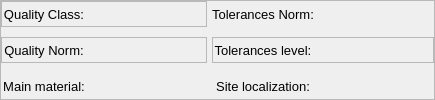
                   <widget class="QFrame" name="internalGrid">
                    <property name="frameShape">
                     <enum>QFrame::StyledPanel</enum>
                    </property>
                    <property name="frameShadow">
                     <enum>QFrame::Raised</enum>
                    </property>
                    <layout class="QGridLayout" name="gridLayout_5">
                     <property name="leftMargin">
                      <number>0</number>
                     </property>
                     <property name="topMargin">
                      <number>0</number>
                     </property>
                     <property name="rightMargin">
                      <number>0</number>
                     </property>
                     <property name="bottomMargin">
                      <number>0</number>
                     </property>
                     <property name="horizontalSpacing">
                      <number>5</number>
                     </property>
                     <property name="verticalSpacing">
                      <number>10</number>
                     </property>
                     <item row="1" column="1">
                      <widget class="QFrame" name="frame_63">
                       <property name="minimumSize">
                        <size>
                         <width>0</width>
                         <height>0</height>
                        </size>
                       </property>
                       <layout class="QHBoxLayout" name="horizontalLayout_26">
                        <property name="spacing">
                         <number>0</number>
                        </property>
                        <property name="leftMargin">
                         <number>0</number>
                        </property>
                        <property name="topMargin">
                         <number>0</number>
                        </property>
                        <property name="rightMargin">
                         <number>0</number>
                        </property>
                        <property name="bottomMargin">
                         <number>0</number>
                        </property>
                        <item>
                         <widget class="QLabel" name="label_64">
                          <property name="sizePolicy">
                           <sizepolicy hsizetype="Preferred" vsizetype="Preferred">
                            <horstretch>0</horstretch>
                            <verstretch>0</verstretch>
                           </sizepolicy>
                          </property>
                          <property name="minimumSize">
                           <size>
                            <width>0</width>
                            <height>0</height>
                           </size>
                          </property>
                          <property name="font">
                           <font>
                            <family>Arial</family>
                            <pointsize>10</pointsize>
                            <weight>50</weight>
                            <italic>false</italic>
                            <bold>false</bold>
                           </font>
                          </property>
                          <property name="text">
                           <string>Tolerances Norm:</string>
                          </property>
                          <property name="alignment">
                           <set>Qt::AlignCenter</set>
                          </property>
                          <property name="indent">
                           <number>10</number>
                          </property>
                         </widget>
                        </item>
                        <item>
                         <widget class="QLabel" name="subConstructTolerancesNormLbl">
                          <property name="minimumSize">
                           <size>
                            <width>120</width>
                            <height>0</height>
                           </size>
                          </property>
                          <property name="font">
                           <font>
                            <pointsize>10</pointsize>
                            <italic>true</italic>
                           </font>
                          </property>
                          <property name="text">
                           <string/>
                          </property>
                          <property name="alignment">
                           <set>Qt::AlignCenter</set>
                          </property>
                          <property name="indent">
                           <number>10</number>
                          </property>
                         </widget>
                        </item>
                       </layout>
                      </widget>
                     </item>
                     <item row="2" column="0">
                      <widget class="QFrame" name="frame_60">
                       <property name="minimumSize">
                        <size>
                         <width>0</width>
                         <height>0</height>
                        </size>
                       </property>
                       <property name="frameShape">
                        <enum>QFrame::StyledPanel</enum>
                       </property>
                       <property name="frameShadow">
                        <enum>QFrame::Raised</enum>
                       </property>
                       <layout class="QHBoxLayout" name="horizontalLayout_23">
                        <property name="spacing">
                         <number>0</number>
                        </property>
                        <property name="leftMargin">
                         <number>0</number>
                        </property>
                        <property name="topMargin">
                         <number>0</number>
                        </property>
                        <property name="rightMargin">
                         <number>0</number>
                        </property>
                        <property name="bottomMargin">
                         <number>0</number>
                        </property>
                        <item>
                         <widget class="QLabel" name="label_60">
                          <property name="sizePolicy">
                           <sizepolicy hsizetype="Preferred" vsizetype="Preferred">
                            <horstretch>0</horstretch>
                            <verstretch>0</verstretch>
                           </sizepolicy>
                          </property>
                          <property name="minimumSize">
                           <size>
                            <width>0</width>
                            <height>0</height>
                           </size>
                          </property>
                          <property name="font">
                           <font>
                            <family>Arial</family>
                            <pointsize>10</pointsize>
                            <weight>50</weight>
                            <italic>false</italic>
                            <bold>false</bold>
                           </font>
                          </property>
                          <property name="text">
                           <string>Quality Norm:</string>
                          </property>
                          <property name="alignment">
                           <set>Qt::AlignCenter</set>
                          </property>
                          <property name="indent">
                           <number>10</number>
                          </property>
                         </widget>
                        </item>
                        <item>
                         <widget class="QLabel" name="subConstructQualityNormLbl">
                          <property name="sizePolicy">
                           <sizepolicy hsizetype="Preferred" vsizetype="Preferred">
                            <horstretch>0</horstretch>
                            <verstretch>0</verstretch>
                           </sizepolicy>
                          </property>
                          <property name="minimumSize">
                           <size>
                            <width>120</width>
                            <height>0</height>
                           </size>
                          </property>
                          <property name="font">
                           <font>
                            <pointsize>10</pointsize>
                            <italic>true</italic>
                           </font>
                          </property>
                          <property name="text">
                           <string/>
                          </property>
                          <property name="alignment">
                           <set>Qt::AlignCenter</set>
                          </property>
                          <property name="indent">
                           <number>10</number>
                          </property>
                         </widget>
                        </item>
                       </layout>
                      </widget>
                     </item>
                     <item row="3" column="0">
                      <widget class="QFrame" name="frame_36">
                       <property name="sizePolicy">
                        <sizepolicy hsizetype="Expanding" vsizetype="Preferred">
                         <horstretch>0</horstretch>
                         <verstretch>0</verstretch>
                        </sizepolicy>
                       </property>
                       <layout class="QHBoxLayout" name="horizontalLayout_25">
                        <property name="spacing">
                         <number>0</number>
                        </property>
                        <property name="leftMargin">
                         <number>2</number>
                        </property>
                        <property name="topMargin">
                         <number>2</number>
                        </property>
                        <property name="rightMargin">
                         <number>2</number>
                        </property>
                        <property name="bottomMargin">
                         <number>2</number>
                        </property>
                        <item>
                         <widget class="QLabel" name="label_46">
                          <property name="sizePolicy">
                           <sizepolicy hsizetype="Preferred" vsizetype="Preferred">
                            <horstretch>0</horstretch>
                            <verstretch>0</verstretch>
                           </sizepolicy>
                          </property>
                          <property name="minimumSize">
                           <size>
                            <width>0</width>
                            <height>0</height>
                           </size>
                          </property>
                          <property name="font">
                           <font>
                            <family>Arial</family>
                            <pointsize>10</pointsize>
                            <weight>50</weight>
                            <italic>false</italic>
                            <bold>false</bold>
                           </font>
                          </property>
                          <property name="text">
                           <string>Main material:</string>
                          </property>
                          <property name="alignment">
                           <set>Qt::AlignCenter</set>
                          </property>
                          <property name="indent">
                           <number>10</number>
                          </property>
                         </widget>
                        </item>
                        <item>
                         <widget class="QLabel" name="subConstructMaterialLbl">
                          <property name="sizePolicy">
                           <sizepolicy hsizetype="Preferred" vsizetype="Preferred">
                            <horstretch>0</horstretch>
                            <verstretch>0</verstretch>
                           </sizepolicy>
                          </property>
                          <property name="minimumSize">
                           <size>
                            <width>120</width>
                            <height>0</height>
                           </size>
                          </property>
                          <property name="font">
                           <font>
                            <family>Arial</family>
                            <pointsize>10</pointsize>
                            <weight>50</weight>
                            <italic>true</italic>
                            <bold>false</bold>
                           </font>
                          </property>
                          <property name="text">
                           <string/>
                          </property>
                          <property name="alignment">
                           <set>Qt::AlignCenter</set>
                          </property>
                          <property name="indent">
                           <number>10</number>
                          </property>
                         </widget>
                        </item>
                       </layout>
                      </widget>
                     </item>
                     <item row="2" column="1">
                      <widget class="QFrame" name="frame_64">
                       <property name="minimumSize">
                        <size>
                         <width>0</width>
                         <height>0</height>
                        </size>
                       </property>
                       <property name="frameShape">
                        <enum>QFrame::StyledPanel</enum>
                       </property>
                       <property name="frameShadow">
                        <enum>QFrame::Raised</enum>
                       </property>
                       <layout class="QHBoxLayout" name="horizontalLayout_27">
                        <property name="spacing">
                         <number>0</number>
                        </property>
                        <property name="leftMargin">
                         <number>0</number>
                        </property>
                        <property name="topMargin">
                         <number>0</number>
                        </property>
                        <property name="rightMargin">
                         <number>0</number>
                        </property>
                        <property name="bottomMargin">
                         <number>0</number>
                        </property>
                        <item>
                         <widget class="QLabel" name="label_66">
                          <property name="sizePolicy">
                           <sizepolicy hsizetype="Preferred" vsizetype="Preferred">
                            <horstretch>0</horstretch>
                            <verstretch>0</verstretch>
                           </sizepolicy>
                          </property>
                          <property name="minimumSize">
                           <size>
                            <width>0</width>
                            <height>0</height>
                           </size>
                          </property>
                          <property name="font">
                           <font>
                            <family>Arial</family>
                            <pointsize>10</pointsize>
                            <weight>50</weight>
                            <italic>false</italic>
                            <bold>false</bold>
                           </font>
                          </property>
                          <property name="text">
                           <string>Tolerances level:</string>
                          </property>
                          <property name="alignment">
                           <set>Qt::AlignCenter</set>
                          </property>
                          <property name="indent">
                           <number>10</number>
                          </property>
                         </widget>
                        </item>
                        <item>
                         <widget class="QLabel" name="subConstructTolerancesLevelLbl">
                          <property name="minimumSize">
                           <size>
                            <width>120</width>
                            <height>0</height>
                           </size>
                          </property>
                          <property name="font">
                           <font>
                            <pointsize>10</pointsize>
                            <italic>true</italic>
                           </font>
                          </property>
                          <property name="text">
                           <string/>
                          </property>
                          <property name="alignment">
                           <set>Qt::AlignCenter</set>
                          </property>
                          <property name="indent">
                           <number>10</number>
                          </property>
                         </widget>
                        </item>
                       </layout>
                      </widget>
                     </item>
                     <item row="3" column="1">
                      <widget class="QFrame" name="frame_37">
                       <property name="sizePolicy">
                        <sizepolicy hsizetype="Expanding" vsizetype="Preferred">
                         <horstretch>0</horstretch>
                         <verstretch>0</verstretch>
                        </sizepolicy>
                       </property>
                       <layout class="QHBoxLayout" name="horizontalLayout_24">
                        <property name="spacing">
                         <number>0</number>
                        </property>
                        <property name="leftMargin">
                         <number>2</number>
                        </property>
                        <property name="topMargin">
                         <number>2</number>
                        </property>
                        <property name="rightMargin">
                         <number>2</number>
                        </property>
                        <property name="bottomMargin">
                         <number>2</number>
                        </property>
                        <item>
                         <widget class="QLabel" name="label_47">
                          <property name="sizePolicy">
                           <sizepolicy hsizetype="Preferred" vsizetype="Preferred">
                            <horstretch>0</horstretch>
                            <verstretch>0</verstretch>
                           </sizepolicy>
                          </property>
                          <property name="minimumSize">
                           <size>
                            <width>0</width>
                            <height>0</height>
                           </size>
                          </property>
                          <property name="font">
                           <font>
                            <family>Arial</family>
                            <pointsize>10</pointsize>
                            <weight>50</weight>
                            <italic>false</italic>
                            <bold>false</bold>
                           </font>
                          </property>
                          <property name="text">
                           <string>Site localization:</string>
                          </property>
                          <property name="textFormat">
                           <enum>Qt::AutoText</enum>
                          </property>
                          <property name="alignment">
                           <set>Qt::AlignCenter</set>
                          </property>
                          <property name="wordWrap">
                           <bool>false</bool>
                          </property>
                          <property name="indent">
                           <number>0</number>
                          </property>
                         </widget>
                        </item>
                        <item>
                         <widget class="QLabel" name="subConstructLocalizationLbl">
                          <property name="sizePolicy">
                           <sizepolicy hsizetype="Preferred" vsizetype="Preferred">
                            <horstretch>0</horstretch>
                            <verstretch>0</verstretch>
                           </sizepolicy>
                          </property>
                          <property name="minimumSize">
                           <size>
                            <width>120</width>
                            <height>0</height>
                           </size>
                          </property>
                          <property name="font">
                           <font>
                            <family>Arial</family>
                            <pointsize>10</pointsize>
                            <weight>50</weight>
                            <italic>true</italic>
                            <bold>false</bold>
                           </font>
                          </property>
                          <property name="text">
                           <string/>
                          </property>
                          <property name="alignment">
                           <set>Qt::AlignCenter</set>
                          </property>
                          <property name="indent">
                           <number>10</number>
                          </property>
                         </widget>
                        </item>
                       </layout>
                      </widget>
                     </item>
                     <item row="1" column="0">
                      <widget class="QFrame" name="frame_61">
                       <property name="minimumSize">
                        <size>
                         <width>0</width>
                         <height>0</height>
                        </size>
                       </property>
                       <property name="frameShape">
                        <enum>QFrame::StyledPanel</enum>
                       </property>
                       <property name="frameShadow">
                        <enum>QFrame::Raised</enum>
                       </property>
                       <layout class="QHBoxLayout" name="horizontalLayout_22">
                        <property name="spacing">
                         <number>0</number>
                        </property>
                        <property name="leftMargin">
                         <number>0</number>
                        </property>
                        <property name="topMargin">
                         <number>0</number>
                        </property>
                        <property name="rightMargin">
                         <number>0</number>
                        </property>
                        <property name="bottomMargin">
                         <number>0</number>
                        </property>
                        <item>
                         <widget class="QLabel" name="label_62">
                          <property name="sizePolicy">
                           <sizepolicy hsizetype="Preferred" vsizetype="Preferred">
                            <horstretch>0</horstretch>
                            <verstretch>0</verstretch>
                           </sizepolicy>
                          </property>
                          <property name="minimumSize">
                           <size>
                            <width>0</width>
                            <height>0</height>
                           </size>
                          </property>
                          <property name="font">
                           <font>
                            <family>Arial</family>
                            <pointsize>10</pointsize>
                            <weight>50</weight>
                            <italic>false</italic>
                            <bold>false</bold>
                           </font>
                          </property>
                          <property name="text">
                           <string>Quality Class:</string>
                          </property>
                          <property name="alignment">
                           <set>Qt::AlignCenter</set>
                          </property>
                          <property name="indent">
                           <number>10</number>
                          </property>
                         </widget>
                        </item>
                        <item>
                         <widget class="QLabel" name="subConstructQualityClassLbl">
                          <property name="sizePolicy">
                           <sizepolicy hsizetype="Preferred" vsizetype="Preferred">
                            <horstretch>0</horstretch>
                            <verstretch>0</verstretch>
                           </sizepolicy>
                          </property>
                          <property name="minimumSize">
                           <size>
                            <width>120</width>
                            <height>0</height>
                           </size>
                          </property>
                          <property name="font">
                           <font>
                            <pointsize>10</pointsize>
                            <italic>true</italic>
                           </font>
                          </property>
                          <property name="text">
                           <string/>
                          </property>
                          <property name="alignment">
                           <set>Qt::AlignCenter</set>
                          </property>
                          <property name="indent">
                           <number>10</number>
                          </property>
                         </widget>
                        </item>
                       </layout>
                      </widget>
                     </item>
                    </layout>
                   </widget>
